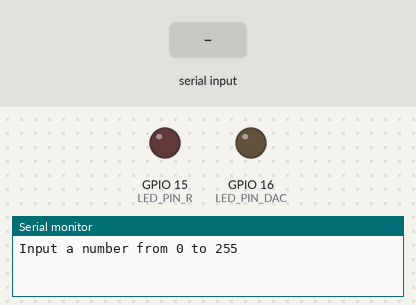
Simulated run of this sketch. Board: ESP32. Shown: output pins drawn as LEDs (lit = HIGH), the last lines printed to the serial monitor. Inputs (shaded band) come from the test bench.

Above: at 1.2 s.
1.3 s: "90,45\n" received over Serial
At 2.0 s:
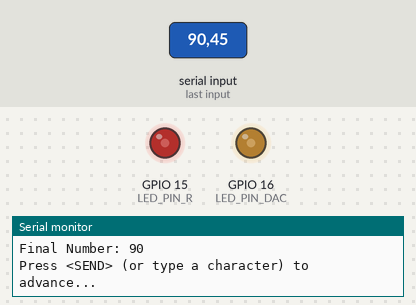
2.8 s: "30,150\n" received over Serial
At 3.1 s:
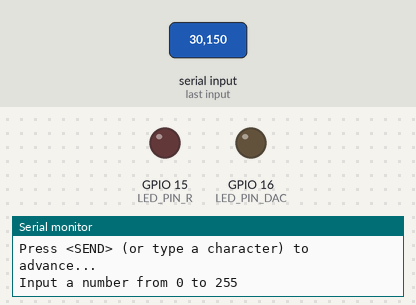
4.3 s: "5\n" received over Serial
At 5.5 s:
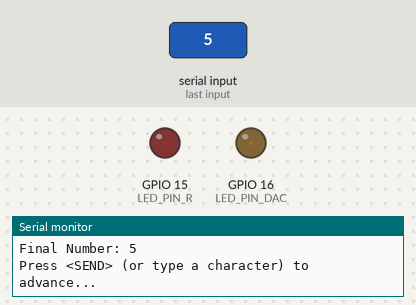
5.8 s: "90\n" received over Serial
At 6.6 s:
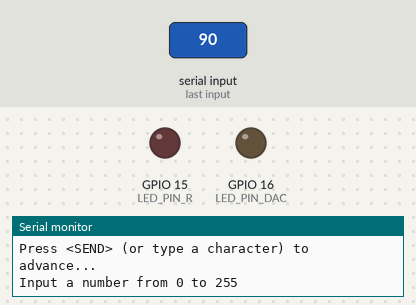
7.3 s: "200\n" received over Serial
At 7.7 s:
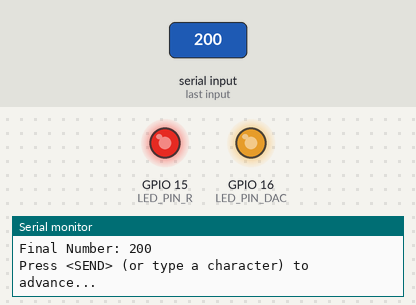
Timing chart, 0 to 9.8 s (numbered marks = the images above; inputs shaded):
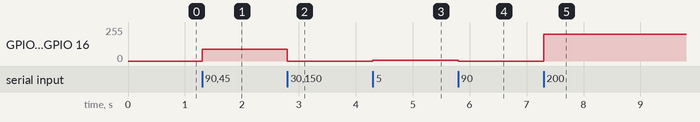

Measured:
- after the input at 1.3 s, GPIO 15 (LED_PIN_R), GPIO 16 (LED_PIN_DAC): 0/255 → 90/255 at once
- after the input at 2.8 s, GPIO 15 (LED_PIN_R), GPIO 16 (LED_PIN_DAC): 90/255 → 0/255 at once
- after the input at 4.3 s, GPIO 15 (LED_PIN_R), GPIO 16 (LED_PIN_DAC): 0/255 → 5/255 at once
- after the input at 5.8 s, GPIO 15 (LED_PIN_R), GPIO 16 (LED_PIN_DAC): 5/255 → 0/255 at once
- after the input at 7.3 s, GPIO 15 (LED_PIN_R), GPIO 16 (LED_PIN_DAC): 0/255 → 199/255 at once

The sketch:

02_PWM_DAC.ino
```cpp
// Define the GPIO pin
const int LED_PIN_R = 15;
const int LED_PIN_DAC = 16;

// PWM Properties
const int PWM_FREQ = 5000;  // 5 kHz frequency
/*  Old API
const int PWM_CHANNEL = 0;   // Use PWM channel 0 (0-7 available)
*/
const int PWM_RES = 8;  // 8-bit resolution (0 - 255 values)

unsigned int dutyCycle;

void setup() {

  Serial.begin(115200);
  // New API: Automatically configures an underlying channel and attaches the pin
  ledcAttach(LED_PIN_R, PWM_FREQ, PWM_RES);
  ledcAttach(LED_PIN_DAC, PWM_FREQ, PWM_RES);
  dutyCycle = 255 / 2;
}

void loop() {

  //waitForSerial();
  // Pass the PIN directly to ledcWrite instead of the channel
  dutyCycle = waitForNumber();
  ledcWrite(LED_PIN_R, dutyCycle);
  ledcWrite(LED_PIN_DAC, dutyCycle);
  waitForSerial();
  ledcWrite(LED_PIN_R, 0);
  ledcWrite(LED_PIN_DAC, 0);
}

int waitForNumber() {
  int myNumber = 0;
  while (Serial.available())
    Serial.read();
  Serial.println("Input a number from 0 to 255");
  while (!Serial.available())
    ;

  if (Serial.available() > 0) {
    // Read everything until the user hits 'Enter' (\n)
    String input = Serial.readStringUntil('\n');

    // Convert the text string to an integer
    myNumber = input.toInt();

    // (Use input.toFloat() if you are expecting decimals)

    Serial.print("Converted Number: ");
    Serial.println(myNumber);
  }
  if (myNumber > 255) myNumber = 255;
  else if (myNumber < 0) myNumber = 0;

  Serial.print("Final Number: ");
  Serial.println(myNumber);
  return myNumber;
}

void waitForSerial() {

  // Clear the serial buffer so it doesn't instantly loop again
  while (Serial.available())
    Serial.read();
  Serial.println("Press <SEND> (or type a character) to advance...");
  // Wait here until a character is received over Serial
  while (!Serial.available())
    ;
}
```
